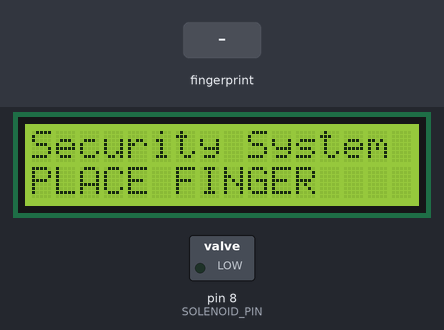
A sketch run on a simulated Arduino Uno, built with avr-gcc and run on an emulated ATmega328P. Parts: 16×2 character LCD, switched loads named in the sketch (green lamp = pin HIGH). Inputs (shaded band) come from the test bench. What the sketch prints to the serial monitor is not drawn.

Above: at 4.2 s.
4.3 s: finger stored as number 1 placed on the sensor
At 6.1 s:
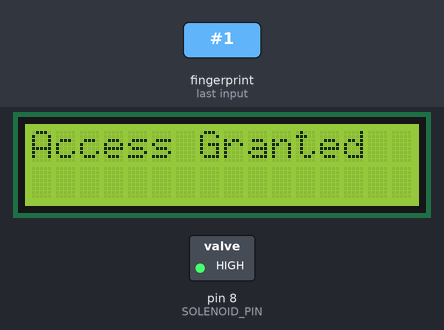
At 10.3 s:
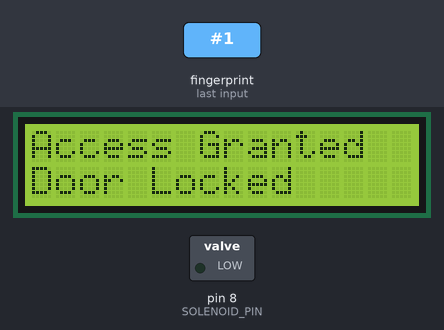
Timing chart, 0 to 11.8 s (numbered marks = the images above; inputs shaded):
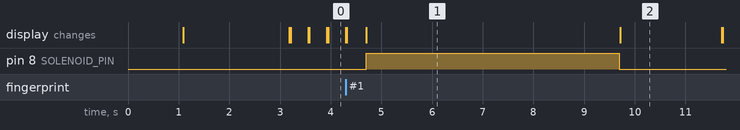

The sketch:

FingerPrintDoorbell.ino
```cpp
#include <Adafruit_Fingerprint.h>
#include <LiquidCrystal_I2C.h>
#include <SoftwareSerial.h>

// Pin setup
#define SOLENOID_PIN 8

// Fingerprint sensor RX/TX to Arduino pins 2 and 3
SoftwareSerial fingerSerial(2, 3);
Adafruit_Fingerprint finger(&fingerSerial);

// LCD: address 0x27, 16 chars, 2 lines
LiquidCrystal_I2C lcd(0x27, 16, 2);

void setup() {
  Serial.begin(9600);              // For debug output
  lcd.begin();                     // Initialize LCD
  lcd.backlight();                 // Turn on LCD backlight

  pinMode(SOLENOID_PIN, OUTPUT);
  digitalWrite(SOLENOID_PIN, LOW); // Lock is off by default

  // Initialize fingerprint sensor
  finger.begin(57600);
  lcd.setCursor(0, 0);
  lcd.print("Security System");

  if (finger.verifyPassword()) {
    lcd.setCursor(0, 1);
    lcd.print("PLACE FINGER");
  } else {
    lcd.setCursor(0, 1);
    lcd.print("Sensor Failed");
    while (1); // Stop if sensor not responding
  }

  delay(2000);
  lcd.clear();
}

void loop() {
  lcd.setCursor(0, 0);
  lcd.print("Security System");
  lcd.setCursor(0, 1);
  lcd.print("PLACE FINGER   ");

  int result = getFingerprintID();

  if (result == FINGERPRINT_OK) {
    lcd.clear();
    lcd.setCursor(0, 0);
    lcd.print("Access Granted");
    digitalWrite(SOLENOID_PIN, HIGH);  // Unlock door
    delay(5000);                        // Keep unlocked
    digitalWrite(SOLENOID_PIN, LOW);   // Lock again

    lcd.setCursor(0, 1);
    lcd.print("Door Locked");
    delay(2000);
  } else if (result == FINGERPRINT_NOTFOUND) {
    lcd.clear();
    lcd.setCursor(0, 0);
    lcd.print("Access Denied");
    delay(2000);
  }

  lcd.clear();
}

int getFingerprintID() {
  int p = finger.getImage();
  if (p != FINGERPRINT_OK) return -1;

  p = finger.image2Tz();
  if (p != FINGERPRINT_OK) return -1;

  p = finger.fingerSearch();
  if (p != FINGERPRINT_OK) return FINGERPRINT_NOTFOUND;

  Serial.print("Found ID #");
  Serial.println(finger.fingerID);
  return FINGERPRINT_OK;
}
```

Measured:
- after the input at 4.3 s, pin 8 (SOLENOID_PIN): LOW → HIGH after 0.40 s, → LOW 5.0 s later; the display: first differs from a run without the input after 0.40 s (image 1)
- what the display in image 1 shows lasts 5.0 s, from 4.7 s to 9.7 s
